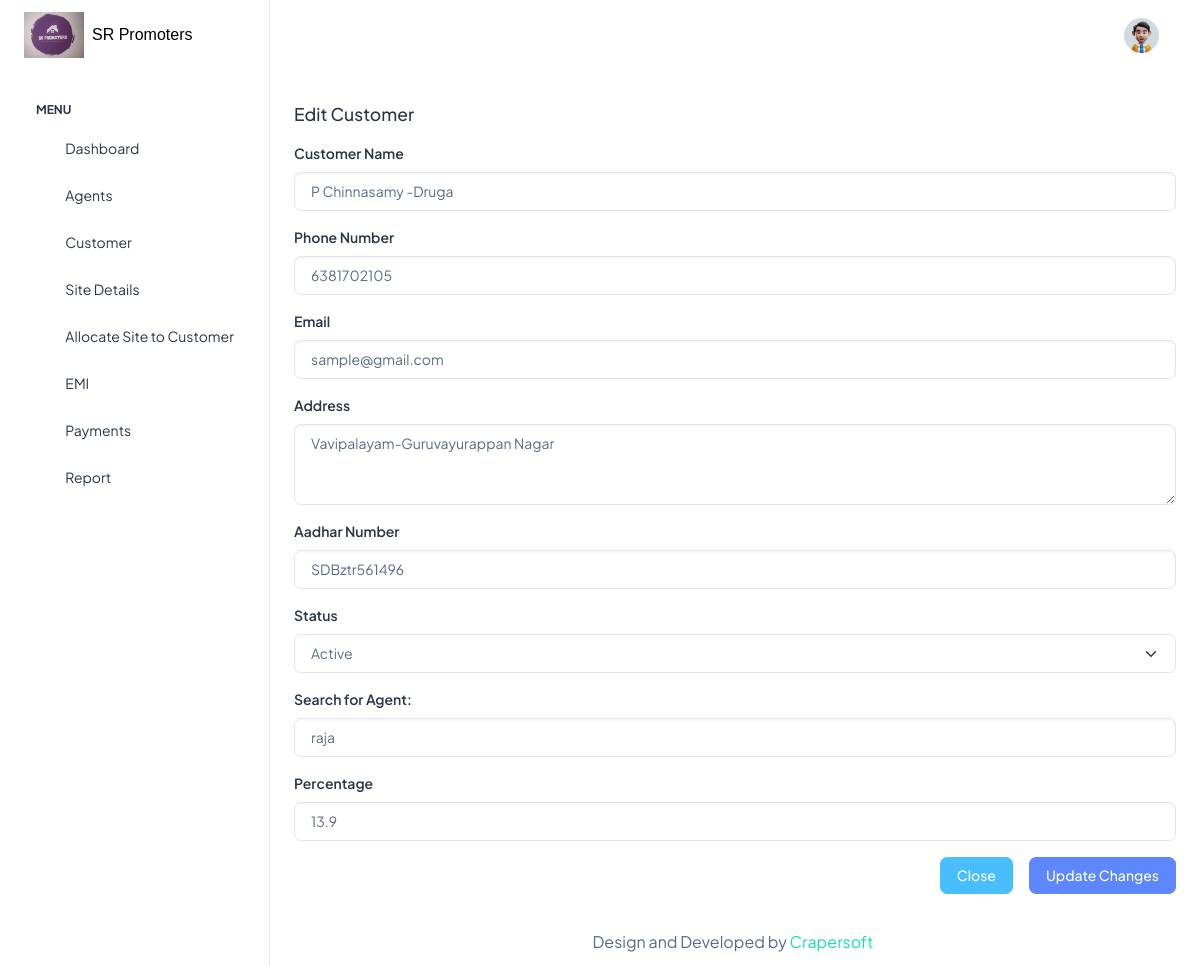
The app's page /eidtuser.php?id=3 (signed in) with its own data.
### tables this page shows
CREATE TABLE `user` (
  `user_id` int(11) NOT NULL,
  `userName` varchar(200) NOT NULL,
  `phoneNumber` varchar(20) NOT NULL,
  `email` varchar(250) NOT NULL,
  `address` text NOT NULL,
  `aadharNumber` varchar(50) NOT NULL,
  `created_at` date NOT NULL DEFAULT current_timestamp(),
  `status` varchar(100) NOT NULL,
  `agent_id` int(11) NOT NULL,
  `persantage` double(15,3) NOT NULL
);

CREATE TABLE `agent` (
  `agent_id` int(11) NOT NULL,
  `agent_name` varchar(300) NOT NULL,
  `mobile_number` bigint(20) NOT NULL,
  `emil_id` varchar(300) NOT NULL,
  `agent_address` text NOT NULL,
  `agent_aadhar_no` varchar(100) NOT NULL,
  `created_at` date NOT NULL DEFAULT current_timestamp(),
  `status` varchar(100) NOT NULL DEFAULT 'active',
  `adding_date` date NOT NULL DEFAULT current_timestamp()
);

### eidtuser.php (the view, shortened to what this page needs)
<?php
include ('database/database.php');
$userId = isset($_GET['id']) ? intval($_GET['id']) : 0;
if ($userId > 0) {
    $query = 'SELECT u.*, a.agent_name
              FROM user u
              LEFT JOIN agent a ON u.agent_id = a.agent_id
              WHERE u.user_id = ?';
    $stmt = $connection->prepare($query);
    $stmt->bind_param('i', $userId);
    $stmt->execute();
    $result = $stmt->get_result();
    if ($result->num_rows > 0) {
        $user = $result->fetch_assoc();
    } else {
        echo '<p>User not found.</p>';
        die();
    }
} else {
    echo '<p>Invalid User ID.</p>';
    die();
}
?>
<!doctype html>
<html lang="en">
<head>
    <link rel="stylesheet" href="./assets/css/styles.min.css" />
    <link rel="stylesheet" href="https://cdn.jsdelivr.net/npm/bootstrap-icons/font/bootstrap-icons.css">
    <link rel="stylesheet" href="https://cdnjs.cloudflare.com/ajax/libs/font-awesome/6.0.0-beta3/css/all.min.css">
</head>
<body>
    <div class="page-wrapper" id="main-wrapper" data-layout="vertical" data-navbarbg="skin6" data-sidebartype="full"
        data-sidebar-position="fixed" data-header-position="fixed">
        <?php include './include/sidebar.php' ?>
        <div class="body-wrapper">
            <?php include './include/header.php' ?>
            <div class="container-fluid">
                <form action="./service/editUserService.php" method="POST">
                    <div class="modal-content">
                        <div class="modal-header my-3">
                            <h5 class="modal-title" id="editModalLabel">Edit Customer</h5>
                        </div>
                        <div class="modal-body">
                            <div class="mb-3">
                                <label for="userName" class="form-label">Customer Name</label>
                                <input type="text" class="form-control" id="userName" name="userName"
                                    value="<?= htmlspecialchars($user['userName']); ?>" required>
                            </div>
                            <div class="mb-3">
                                <label for="phoneNumber" class="form-label">Phone Number</label>
                                <input type="text" class="form-control" id="phoneNumber" name="phoneNumber"
                                    value="<?= htmlspecialchars($user['phoneNumber']); ?>" required>
                            </div>
                            <div class="mb-3">
                                <label for="email" class="form-label">Email</label>
                                <input type="email" class="form-control" id="email" name="email"
                                    value="<?= htmlspecialchars($user['email']); ?>" required>
                            </div>
                            <div class="mb-3">
                                <label for="address" class="form-label">Address</label>
                                <textarea class="form-control" id="address" name="address" rows="3"
                                    required><?= htmlspecialchars($user['address']); ?></textarea>
                            </div>
                            <div class="mb-3">
                                <label for="aadharNumber" class="form-label">Aadhar Number</label>
                                <input type="text" class="form-control" id="aadharNumber" name="aadharNumber"
                                    value="<?= htmlspecialchars($user['aadharNumber']); ?>" required>
                            </div>
                            <div class="mb-3">
                                <label for="status" class="form-label">Status</label>
                                <select class="form-select" id="status" name="status" required>
                                    <option value="active" <?= $user['status'] === 'active' ? 'selected' : ''; ?>>Active
                                    </option>
                                </select>
                            </div>
                            <div class="mb-3">
                                <label for="searchAgent" class="form-label">Search for Agent:</label>
                                <input type="text" id="searchAgent" class="form-control"
                                    placeholder="Search for Agent..."
                                    value="<?= htmlspecialchars($user['agent_name']); ?>" onkeyup="searchAgents()">
                            </div>
                            <div class="mb-3">
                                <label for="persantage" class="form-label">Percentage</label>
                                <input type="text" class="form-control" id="persantage" name="persantage"
                                    value="<?= htmlspecialchars($user['persantage']); ?>" required>
                            </div>
                        </div>
                        <div class="modal-footer gap-3">
                            <button type="button" class="btn btn-secondary"
                                onclick="window.location.href='users.php';">Close</button>
                            <button type="submit" class="btn btn-primary">Update Changes</button>
                        </div>
                    </div>
                </form>
            </div>
            <div class="py-6 px-6 text-center">
                <p class="mb-0 fs-4">Design and Developed by <a href="https://crapersoft.com/" target="_blank"
                        class="pe-1 text-success">Crapersoft</a></p>
            </div>
        </div>
    </div>
    <link rel="stylesheet" href="https://code.jquery.com/ui/1.13.2/themes/base/jquery-ui.css">
</body>
</html>

### records on screen
user: userName "P Chinnasamy -Druga", phoneNumber "6381702105", email "sample@gmail.com", address "Vavipalayam-Guruvayurappan Nagar", aadharNumber "SDBztr561496", status "Active", agent.agent_name "raja", persantage "13.9"
